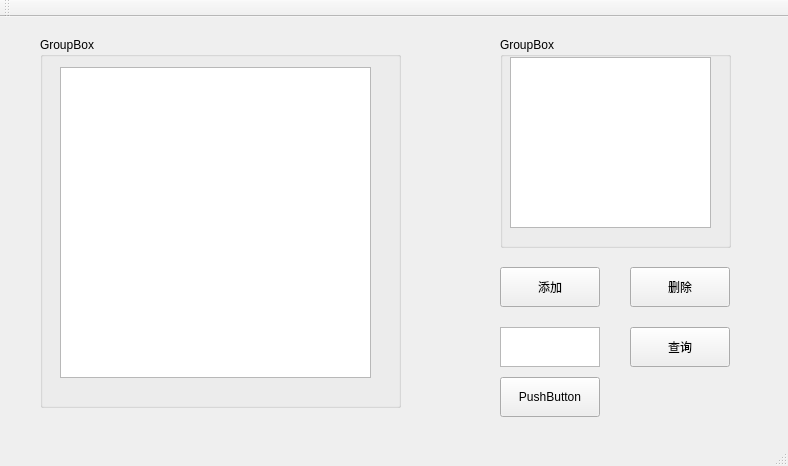
<?xml version="1.0" encoding="UTF-8"?>
<ui version="4.0">
 <class>MainWindow</class>
 <widget class="QMainWindow" name="MainWindow">
  <property name="geometry">
   <rect>
    <x>0</x>
    <y>0</y>
    <width>788</width>
    <height>466</height>
   </rect>
  </property>
  <property name="windowTitle">
   <string>MainWindow</string>
  </property>
  <widget class="QWidget" name="centralWidget">
   <widget class="QGroupBox" name="groupBox">
    <property name="geometry">
     <rect>
      <x>40</x>
      <y>20</y>
      <width>361</width>
      <height>371</height>
     </rect>
    </property>
    <property name="title">
     <string>GroupBox</string>
    </property>
    <widget class="QListView" name="listView">
     <property name="geometry">
      <rect>
       <x>20</x>
       <y>30</y>
       <width>311</width>
       <height>311</height>
      </rect>
     </property>
    </widget>
   </widget>
   <widget class="QGroupBox" name="groupBox_2">
    <property name="geometry">
     <rect>
      <x>500</x>
      <y>20</y>
      <width>231</width>
      <height>211</height>
     </rect>
    </property>
    <property name="title">
     <string>GroupBox</string>
    </property>
    <widget class="QListView" name="listView_2">
     <property name="geometry">
      <rect>
       <x>10</x>
       <y>20</y>
       <width>201</width>
       <height>171</height>
      </rect>
     </property>
    </widget>
   </widget>
   <widget class="QPushButton" name="pushButton">
    <property name="geometry">
     <rect>
      <x>500</x>
      <y>250</y>
      <width>100</width>
      <height>40</height>
     </rect>
    </property>
    <property name="text">
     <string>添加</string>
    </property>
   </widget>
   <widget class="QPushButton" name="pushButton_2">
    <property name="geometry">
     <rect>
      <x>630</x>
      <y>250</y>
      <width>100</width>
      <height>40</height>
     </rect>
    </property>
    <property name="text">
     <string>删除</string>
    </property>
   </widget>
   <widget class="QPushButton" name="pushButton_3">
    <property name="geometry">
     <rect>
      <x>630</x>
      <y>310</y>
      <width>100</width>
      <height>40</height>
     </rect>
    </property>
    <property name="text">
     <string>查询</string>
    </property>
   </widget>
   <widget class="QPushButton" name="pushButton_4">
    <property name="geometry">
     <rect>
      <x>500</x>
      <y>360</y>
      <width>100</width>
      <height>40</height>
     </rect>
    </property>
    <property name="text">
     <string>PushButton</string>
    </property>
   </widget>
   <widget class="QTextEdit" name="textEdit">
    <property name="geometry">
     <rect>
      <x>500</x>
      <y>310</y>
      <width>100</width>
      <height>40</height>
     </rect>
    </property>
   </widget>
  </widget>
  <widget class="QMenuBar" name="menuBar">
   <property name="geometry">
    <rect>
     <x>0</x>
     <y>0</y>
     <width>788</width>
     <height>23</height>
    </rect>
   </property>
  </widget>
  <widget class="QToolBar" name="mainToolBar">
   <attribute name="toolBarArea">
    <enum>TopToolBarArea</enum>
   </attribute>
   <attribute name="toolBarBreak">
    <bool>false</bool>
   </attribute>
  </widget>
  <widget class="QStatusBar" name="statusBar"/>
 </widget>
 <layoutdefault spacing="6" margin="11"/>
 <resources/>
 <connections/>
</ui>
